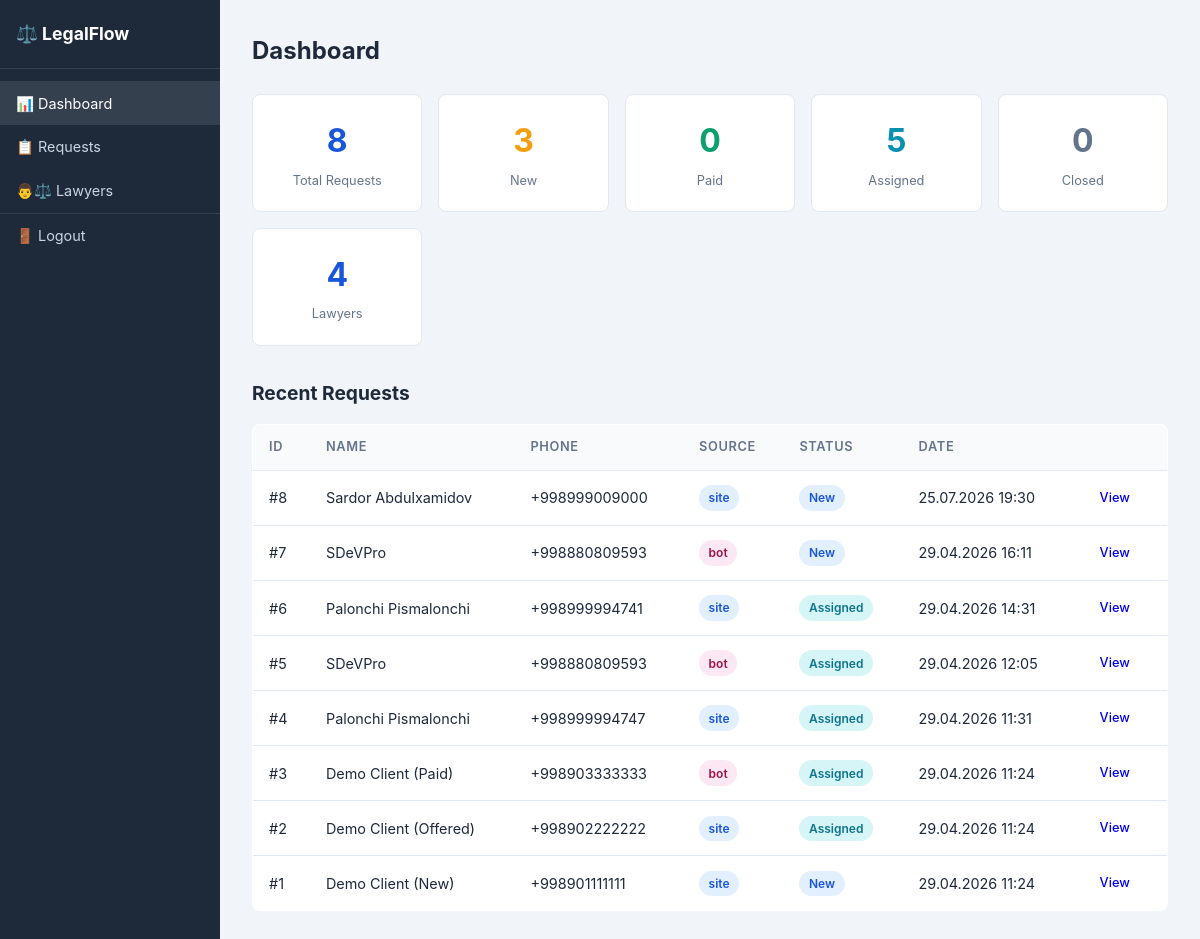
Screenshot of /admin-panel/ (signed in) with the database file from the repository.
### contact/models.py (models this page shows, shortened)
class Request(models.Model):
    SOURCE_SITE = 'site'
    SOURCE_BOT = 'bot'
    SOURCES = [(SOURCE_SITE, 'Site'), (SOURCE_BOT, 'Telegram Bot')]
    STATUS_NEW = 'new'
    STATUS_REVIEWING = 'reviewing'
    STATUS_OFFERED = 'offered'
    STATUS_PAID = 'paid'
    STATUS_ASSIGNED = 'assigned'
    STATUS_CLOSED = 'closed'
    STATUSES = [
        (STATUS_NEW, 'New'),
        (STATUS_REVIEWING, 'Reviewing'),
        (STATUS_OFFERED, 'Offered'),
        (STATUS_PAID, 'Paid'),
        (STATUS_ASSIGNED, 'Assigned'),
        (STATUS_CLOSED, 'Closed'),
    ]
    DIRECTIONS = [
        ('family', 'Family'),
        ('criminal', 'Criminal'),
        ('labor', 'Labor'),
        ('tax', 'Tax'),
        ('contract', 'Contract'),
        ('other', 'Other'),
    ]
    customer_name = models.CharField(max_length=200)
    phone = models.CharField(max_length=20)
    text = models.TextField()
    file = models.FileField(upload_to='requests/', blank=True, null=True)
    source = models.CharField(max_length=10, choices=SOURCES, default=SOURCE_SITE)
    telegram_chat_id = models.CharField(max_length=50, blank=True)
    date = models.DateTimeField(auto_now_add=True)
    status = models.CharField(max_length=20, choices=STATUSES, default=STATUS_NEW)
    direction = models.CharField(max_length=20, choices=DIRECTIONS, blank=True)
    total_amount = models.DecimalField(max_digits=12, decimal_places=2, null=True, blank=True)
    admin_comment = models.TextField(blank=True)
    access_token = models.UUIDField(default=uuid.uuid4, unique=True, editable=False)
    class Meta:
        ordering = ['-date']
        indexes = [
            models.Index(fields=['date']),
            models.Index(fields=['status']),
        ]

### admin_panel/views.py (the view)
    @login_required
    def wrapper(request, *args, **kwargs):
        if not request.user.is_admin():
            return redirect('/accounts/login/')
        return view_func(request, *args, **kwargs)

### accounts/models.py (called while the page is built)
    def is_admin(self):
        return self.role == self.ROLE_ADMIN

### admin_panel/views.py (called while the page is built)
def admin_required(view_func):
    @login_required
    def wrapper(request, *args, **kwargs):
        if not request.user.is_admin():
            return redirect('/accounts/login/')
        return view_func(request, *args, **kwargs)
    return wrapper

@admin_required
def dashboard(request):
    stats = {
        'total': Request.objects.count(),
        'new': Request.objects.filter(status='new').count(),
        'paid': Request.objects.filter(status='paid').count(),
        'assigned': Request.objects.filter(status='assigned').count(),
        'closed': Request.objects.filter(status='closed').count(),
        'lawyers': Lawyer.objects.count(),
    }
    recent = Request.objects.all()[:10]
    return render(request, 'admin_panel/dashboard.html', {'stats': stats, 'recent': recent})

### templates/admin_panel/dashboard.html (shortened to what this page needs)
{% extends "admin_panel/base.html" %}
{% block nav_dash %}active{% endblock %}
{% block content %}
<h1>Dashboard</h1>
<div class="stats-grid">
  <div class="stat-card"><span class="stat-num">{{ stats.total }}</span><span class="stat-label">Total Requests</span></div>
  <div class="stat-card stat-new"><span class="stat-num">{{ stats.new }}</span><span class="stat-label">New</span></div>
  <div class="stat-card stat-paid"><span class="stat-num">{{ stats.paid }}</span><span class="stat-label">Paid</span></div>
  <div class="stat-card stat-assigned"><span class="stat-num">{{ stats.assigned }}</span><span class="stat-label">Assigned</span></div>
  <div class="stat-card stat-closed"><span class="stat-num">{{ stats.closed }}</span><span class="stat-label">Closed</span></div>
  <div class="stat-card"><span class="stat-num">{{ stats.lawyers }}</span><span class="stat-label">Lawyers</span></div>
</div>
<h2 style="margin-top:2rem;">Recent Requests</h2>
<table class="data-table">
  <thead><tr><th>ID</th><th>Name</th><th>Phone</th><th>Source</th><th>Status</th><th>Date</th><th></th></tr></thead>
  <tbody>
    {% for r in recent %}
    <tr>
      <td>#{{ r.pk }}</td>
      <td>{{ r.customer_name }}</td>
      <td>{{ r.phone }}</td>
      <td><span class="badge badge-{{ r.source }}">{{ r.source }}</span></td>
      <td><span class="badge badge-{{ r.status }}">{{ r.get_status_display }}</span></td>
      <td>{{ r.date|date:"d.m.Y H:i" }}</td>
      <td><a href="/admin-panel/requests/{{ r.pk }}/" class="btn btn-sm">View</a></td>
    </tr>
    {% empty %}
    <tr><td colspan="7" style="text-align:center;color:#999;">No requests yet</td></tr>
    {% endfor %}
  </tbody>
</table>
{% endblock %}

### static/css/admin.css (style rules this page uses)
*, *::before, *::after { box-sizing: border-box; margin: 0; padding: 0; }
:root { --primary: #1a56db; --primary-dark: #1341b0; --success: #0e9f6e; --danger: #e02424; --sidebar-bg: #1e2a3a; --sidebar-text: #cbd5e1; --sidebar-active: #fff; --bg: #f1f5f9; --card-bg: #fff; --border: #e2e8f0; --text: #1e293b; --muted: #64748b; --radius: 8px; }
body { font-family: -apple-system, BlinkMacSystemFont, 'Segoe UI', sans-serif; color: var(--text); line-height: 1.6; }
.admin-body { display: flex; min-height: 100vh; background: var(--bg); }
.admin-content h1 { font-size: 1.5rem; margin-bottom: 1.5rem; }
.admin-content h2 { font-size: 1.2rem; margin-bottom: 1rem; }
.stats-grid { display: grid; grid-template-columns: repeat(auto-fill, minmax(150px, 1fr)); gap: 1rem; margin-bottom: 1.5rem; }
.stat-card { background: var(--card-bg); border: 1px solid var(--border); border-radius: var(--radius); padding: 1.25rem; text-align: center; }
.stat-num { display: block; font-size: 2rem; font-weight: 700; color: var(--primary); }
.stat-label { display: block; font-size: .8rem; color: var(--muted); margin-top: .25rem; }
.stat-paid .stat-num { color: var(--success); }
.stat-new .stat-num { color: #f59e0b; }
.stat-assigned .stat-num { color: #0891b2; }
.stat-closed .stat-num { color: var(--muted); }
.data-table { width: 100%; border-collapse: collapse; background: var(--card-bg); border-radius: var(--radius); overflow: hidden; border: 1px solid var(--border); }
.data-table th { background: #f8fafc; padding: .75rem 1rem; text-align: left; font-size: .8rem; font-weight: 600; color: var(--muted); text-transform: uppercase; letter-spacing: .05em; border-bottom: 1px solid var(--border); }
.data-table td { padding: .75rem 1rem; border-bottom: 1px solid var(--border); font-size: .9rem; }
.data-table tr:last-child td { border-bottom: none; }
.btn { display: inline-block; padding: .55rem 1.25rem; border-radius: var(--radius); font-size: .875rem; font-weight: 500; cursor: pointer; border: none; text-decoration: none; transition: background .15s; }
.btn-sm { padding: .3rem .65rem; font-size: .8rem; }
.badge { display: inline-block; padding: .2rem .6rem; border-radius: 999px; font-size: .75rem; font-weight: 600; }
.badge-new { background: #e1effe; color: #1a56db; }
.badge-assigned { background: #d5f5f6; color: #0e7490; }
.badge-site { background: #e1effe; color: #1a56db; }
.badge-bot { background: #fce8f3; color: #99154b; }

### rows the page displays
Request: pk "8", customer_name "Sardor Abdulxamidov", phone "+998999009000", source "site", status "New", date "25.07.2026 19:30"
Request: pk "7", customer_name "SDeVPro", phone "+998880809593", source "bot", status "New", date "29.04.2026 16:11"
Request: pk "6", customer_name "Palonchi Pismalonchi", phone "+998999994741", source "site", status "Assigned", date "29.04.2026 14:31"
Request: pk "5", customer_name "SDeVPro", phone "+998880809593", source "bot", status "Assigned", date "29.04.2026 12:05"
Request: pk "4", customer_name "Palonchi Pismalonchi", phone "+998999994747", source "site", status "Assigned", date "29.04.2026 11:31"
Request: pk "3", customer_name "Demo Client (Paid)", phone "+998903333333", source "bot", status "Assigned", date "29.04.2026 11:24"
Request: pk "2", customer_name "Demo Client (Offered)", phone "+998902222222", source "site", status "Assigned", date "29.04.2026 11:24"
Request: pk "1", customer_name "Demo Client (New)", phone "+998901111111", source "site", status "New", date "29.04.2026 11:24"

### other values shown
{{ stats.total }} "8"
{{ stats.new }} "3"
{{ stats.paid }} "0"
{{ stats.assigned }} "5"
{{ stats.closed }} "0"
{{ stats.lawyers }} "4"
